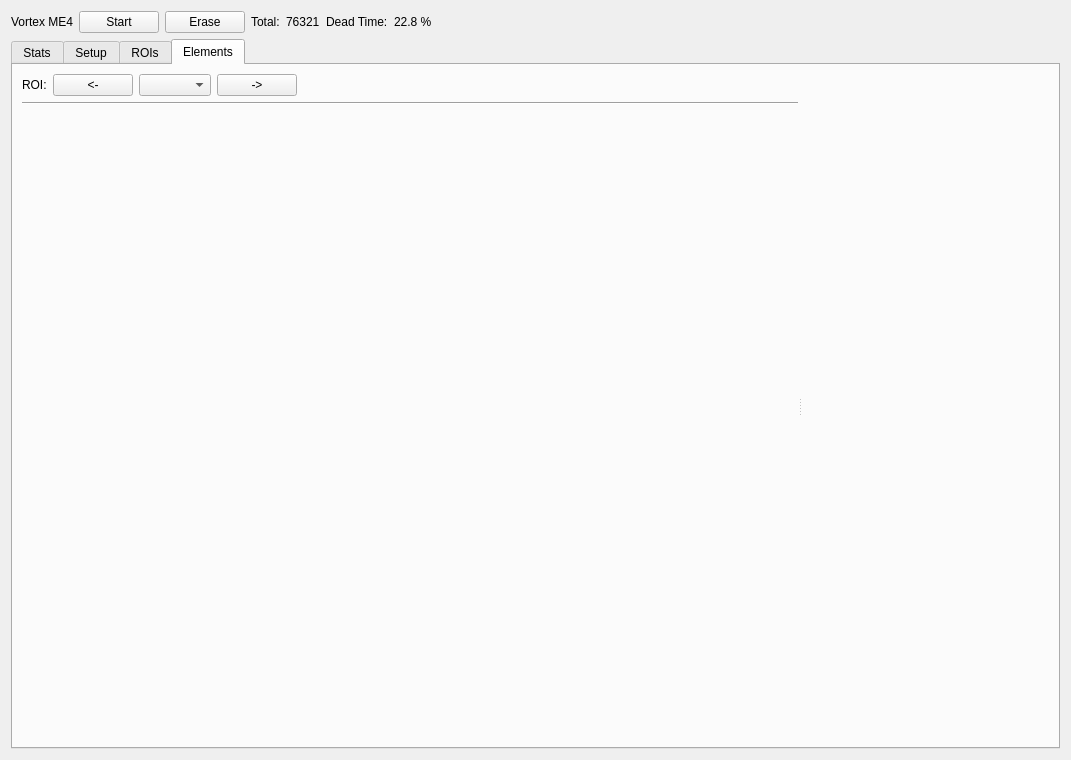
<?xml version="1.0" encoding="UTF-8"?>
<ui version="4.0">
 <class>Form</class>
 <widget class="QWidget" name="Form">
  <property name="geometry">
   <rect>
    <x>0</x>
    <y>0</y>
    <width>1071</width>
    <height>760</height>
   </rect>
  </property>
  <property name="sizePolicy">
   <sizepolicy hsizetype="Maximum" vsizetype="Preferred">
    <horstretch>0</horstretch>
    <verstretch>0</verstretch>
   </sizepolicy>
  </property>
  <property name="baseSize">
   <size>
    <width>100</width>
    <height>0</height>
   </size>
  </property>
  <property name="windowTitle">
   <string>Form</string>
  </property>
  <layout class="QVBoxLayout" name="verticalLayout_2">
   <item>
    <layout class="QHBoxLayout" name="detector_name_layout">
     <property name="bottomMargin">
      <number>0</number>
     </property>
     <item>
      <widget class="QLabel" name="detector_name_label">
       <property name="sizePolicy">
        <sizepolicy hsizetype="Preferred" vsizetype="Fixed">
         <horstretch>0</horstretch>
         <verstretch>0</verstretch>
        </sizepolicy>
       </property>
       <property name="text">
        <string>Vortex ME4</string>
       </property>
      </widget>
     </item>
     <item>
      <widget class="QPushButton" name="start_button">
       <property name="text">
        <string>Start</string>
       </property>
       <property name="checkable">
        <bool>true</bool>
       </property>
      </widget>
     </item>
     <item>
      <widget class="QPushButton" name="erase_button">
       <property name="text">
        <string>Erase</string>
       </property>
      </widget>
     </item>
     <item>
      <widget class="QLabel" name="label_4">
       <property name="sizePolicy">
        <sizepolicy hsizetype="Preferred" vsizetype="Fixed">
         <horstretch>0</horstretch>
         <verstretch>0</verstretch>
        </sizepolicy>
       </property>
       <property name="text">
        <string>Total:</string>
       </property>
      </widget>
     </item>
     <item>
      <widget class="PyDMLabel" name="PyDMLabel_33">
       <property name="sizePolicy">
        <sizepolicy hsizetype="Preferred" vsizetype="Fixed">
         <horstretch>0</horstretch>
         <verstretch>0</verstretch>
        </sizepolicy>
       </property>
       <property name="toolTip">
        <string/>
       </property>
       <property name="text">
        <string>76321</string>
       </property>
      </widget>
     </item>
     <item>
      <widget class="QLabel" name="label_6">
       <property name="sizePolicy">
        <sizepolicy hsizetype="Preferred" vsizetype="Fixed">
         <horstretch>0</horstretch>
         <verstretch>0</verstretch>
        </sizepolicy>
       </property>
       <property name="text">
        <string>Dead Time:</string>
       </property>
      </widget>
     </item>
     <item>
      <widget class="PyDMLabel" name="PyDMLabel_34">
       <property name="sizePolicy">
        <sizepolicy hsizetype="Preferred" vsizetype="Fixed">
         <horstretch>0</horstretch>
         <verstretch>0</verstretch>
        </sizepolicy>
       </property>
       <property name="toolTip">
        <string/>
       </property>
       <property name="text">
        <string>22.8 %</string>
       </property>
      </widget>
     </item>
     <item>
      <spacer name="horizontalSpacer_2">
       <property name="orientation">
        <enum>Qt::Horizontal</enum>
       </property>
       <property name="sizeHint" stdset="0">
        <size>
         <width>40</width>
         <height>20</height>
        </size>
       </property>
      </spacer>
     </item>
    </layout>
   </item>
   <item>
    <widget class="QSplitter" name="splitter">
     <property name="orientation">
      <enum>Qt::Horizontal</enum>
     </property>
     <widget class="QTabWidget" name="tabWidget">
      <property name="currentIndex">
       <number>3</number>
      </property>
      <widget class="QWidget" name="stats_tab">
       <attribute name="title">
        <string>Stats</string>
       </attribute>
       <layout class="QVBoxLayout" name="verticalLayout_6">
        <item>
         <widget class="QSplitter" name="splitter_4">
          <property name="orientation">
           <enum>Qt::Horizontal</enum>
          </property>
          <widget class="QWidget" name="horizontalLayoutWidget">
           <layout class="QHBoxLayout" name="horizontalLayout_2">
            <item>
             <layout class="QFormLayout" name="stats_rois">
              <property name="labelAlignment">
               <set>Qt::AlignRight|Qt::AlignTrailing|Qt::AlignVCenter</set>
              </property>
              <item row="0" column="0">
               <widget class="PyDMLabel" name="PyDMLabel">
                <property name="toolTip">
                 <string/>
                </property>
                <property name="text">
                 <string>Rh Ka</string>
                </property>
               </widget>
              </item>
              <item row="0" column="1">
               <widget class="PyDMLabel" name="PyDMLabel_2">
                <property name="toolTip">
                 <string/>
                </property>
                <property name="text">
                 <string>944</string>
                </property>
               </widget>
              </item>
              <item row="1" column="0">
               <widget class="PyDMLabel" name="PyDMLabel_3">
                <property name="toolTip">
                 <string/>
                </property>
                <property name="text">
                 <string>Rh Kb</string>
                </property>
               </widget>
              </item>
              <item row="1" column="1">
               <widget class="PyDMLabel" name="PyDMLabel_18">
                <property name="toolTip">
                 <string/>
                </property>
                <property name="text">
                 <string>3971</string>
                </property>
               </widget>
              </item>
              <item row="2" column="0">
               <widget class="PyDMLabel" name="PyDMLabel_4">
                <property name="toolTip">
                 <string/>
                </property>
                <property name="text">
                 <string>CuK</string>
                </property>
               </widget>
              </item>
              <item row="2" column="1">
               <widget class="PyDMLabel" name="PyDMLabel_19">
                <property name="toolTip">
                 <string/>
                </property>
                <property name="text">
                 <string>63</string>
                </property>
               </widget>
              </item>
              <item row="3" column="0">
               <widget class="PyDMLabel" name="PyDMLabel_5">
                <property name="toolTip">
                 <string/>
                </property>
                <property name="text">
                 <string>MoKa</string>
                </property>
               </widget>
              </item>
              <item row="3" column="1">
               <widget class="PyDMLabel" name="PyDMLabel_20">
                <property name="toolTip">
                 <string/>
                </property>
                <property name="text">
                 <string>40</string>
                </property>
               </widget>
              </item>
              <item row="4" column="0">
               <widget class="PyDMLabel" name="PyDMLabel_6">
                <property name="toolTip">
                 <string/>
                </property>
                <property name="text">
                 <string>C</string>
                </property>
               </widget>
              </item>
              <item row="4" column="1">
               <widget class="PyDMLabel" name="PyDMLabel_21">
                <property name="toolTip">
                 <string/>
                </property>
                <property name="text">
                 <string>114</string>
                </property>
               </widget>
              </item>
              <item row="5" column="0">
               <widget class="PyDMLabel" name="PyDMLabel_7">
                <property name="toolTip">
                 <string/>
                </property>
                <property name="text">
                 <string>ErLa</string>
                </property>
               </widget>
              </item>
              <item row="5" column="1">
               <widget class="PyDMLabel" name="PyDMLabel_22">
                <property name="toolTip">
                 <string/>
                </property>
                <property name="text">
                 <string>143</string>
                </property>
               </widget>
              </item>
              <item row="6" column="0">
               <widget class="PyDMLabel" name="PyDMLabel_8">
                <property name="toolTip">
                 <string/>
                </property>
                <property name="text">
                 <string>TiKa</string>
                </property>
               </widget>
              </item>
              <item row="6" column="1">
               <widget class="PyDMLabel" name="PyDMLabel_23">
                <property name="toolTip">
                 <string/>
                </property>
                <property name="text">
                 <string>9</string>
                </property>
               </widget>
              </item>
              <item row="7" column="0">
               <widget class="PyDMLabel" name="PyDMLabel_9">
                <property name="toolTip">
                 <string/>
                </property>
                <property name="text">
                 <string>FeKa</string>
                </property>
               </widget>
              </item>
              <item row="7" column="1">
               <widget class="PyDMLabel" name="PyDMLabel_24">
                <property name="toolTip">
                 <string/>
                </property>
                <property name="text">
                 <string>76</string>
                </property>
               </widget>
              </item>
              <item row="8" column="0">
               <widget class="PyDMLabel" name="PyDMLabel_10">
                <property name="toolTip">
                 <string/>
                </property>
                <property name="text">
                 <string>CrKa</string>
                </property>
               </widget>
              </item>
              <item row="8" column="1">
               <widget class="PyDMLabel" name="PyDMLabel_25">
                <property name="toolTip">
                 <string/>
                </property>
                <property name="text">
                 <string>36</string>
                </property>
               </widget>
              </item>
              <item row="9" column="0">
               <widget class="PyDMLabel" name="PyDMLabel_11">
                <property name="toolTip">
                 <string/>
                </property>
                <property name="text">
                 <string>IrLa</string>
                </property>
               </widget>
              </item>
              <item row="9" column="1">
               <widget class="PyDMLabel" name="PyDMLabel_26">
                <property name="toolTip">
                 <string/>
                </property>
                <property name="text">
                 <string>11</string>
                </property>
               </widget>
              </item>
              <item row="10" column="0">
               <widget class="PyDMLabel" name="PyDMLabel_12">
                <property name="toolTip">
                 <string/>
                </property>
                <property name="text">
                 <string>Scatter</string>
                </property>
               </widget>
              </item>
              <item row="10" column="1">
               <widget class="PyDMLabel" name="PyDMLabel_27">
                <property name="toolTip">
                 <string/>
                </property>
                <property name="text">
                 <string>99</string>
                </property>
               </widget>
              </item>
              <item row="11" column="0">
               <widget class="PyDMLabel" name="PyDMLabel_13">
                <property name="toolTip">
                 <string/>
                </property>
                <property name="text">
                 <string>PtLa</string>
                </property>
               </widget>
              </item>
              <item row="11" column="1">
               <widget class="PyDMLabel" name="PyDMLabel_28">
                <property name="toolTip">
                 <string/>
                </property>
                <property name="text">
                 <string>9</string>
                </property>
               </widget>
              </item>
              <item row="12" column="0">
               <widget class="PyDMLabel" name="PyDMLabel_14">
                <property name="toolTip">
                 <string/>
                </property>
                <property name="text">
                 <string>PdKa</string>
                </property>
               </widget>
              </item>
              <item row="12" column="1">
               <widget class="PyDMLabel" name="PyDMLabel_29">
                <property name="toolTip">
                 <string/>
                </property>
                <property name="text">
                 <string>29</string>
                </property>
               </widget>
              </item>
              <item row="13" column="0">
               <widget class="PyDMLabel" name="PyDMLabel_15">
                <property name="toolTip">
                 <string/>
                </property>
                <property name="text">
                 <string>Se</string>
                </property>
               </widget>
              </item>
              <item row="13" column="1">
               <widget class="PyDMLabel" name="PyDMLabel_30">
                <property name="toolTip">
                 <string/>
                </property>
                <property name="text">
                 <string>45</string>
                </property>
               </widget>
              </item>
              <item row="14" column="0">
               <widget class="PyDMLabel" name="PyDMLabel_16">
                <property name="toolTip">
                 <string/>
                </property>
                <property name="text">
                 <string>-</string>
                </property>
               </widget>
              </item>
              <item row="14" column="1">
               <widget class="PyDMLabel" name="PyDMLabel_31">
                <property name="toolTip">
                 <string/>
                </property>
                <property name="text">
                 <string>13</string>
                </property>
               </widget>
              </item>
              <item row="15" column="0">
               <widget class="PyDMLabel" name="PyDMLabel_17">
                <property name="font">
                 <font>
                  <weight>75</weight>
                  <bold>true</bold>
                 </font>
                </property>
                <property name="toolTip">
                 <string/>
                </property>
                <property name="text">
                 <string>Total</string>
                </property>
               </widget>
              </item>
              <item row="15" column="1">
               <widget class="PyDMLabel" name="PyDMLabel_32">
                <property name="font">
                 <font>
                  <weight>75</weight>
                  <bold>true</bold>
                 </font>
                </property>
                <property name="toolTip">
                 <string/>
                </property>
                <property name="text">
                 <string>13387</string>
                </property>
               </widget>
              </item>
             </layout>
            </item>
            <item>
             <layout class="QGridLayout" name="gridLayout_2">
              <item row="1" column="0">
               <widget class="QLabel" name="label_9">
                <property name="text">
                 <string>TextLabel</string>
                </property>
               </widget>
              </item>
              <item row="0" column="1">
               <widget class="QLabel" name="label_8">
                <property name="text">
                 <string>TextLabel</string>
                </property>
               </widget>
              </item>
              <item row="0" column="0">
               <widget class="QLabel" name="label_7">
                <property name="text">
                 <string>TextLabel</string>
                </property>
               </widget>
              </item>
              <item row="0" column="2">
               <widget class="QLabel" name="label_10">
                <property name="text">
                 <string>TextLabel</string>
                </property>
               </widget>
              </item>
              <item row="2" column="0">
               <spacer name="verticalSpacer_4">
                <property name="orientation">
                 <enum>Qt::Vertical</enum>
                </property>
                <property name="sizeHint" stdset="0">
                 <size>
                  <width>20</width>
                  <height>40</height>
                 </size>
                </property>
               </spacer>
              </item>
             </layout>
            </item>
           </layout>
          </widget>
          <widget class="PyDMEmbeddedDisplay" name="PyDMEmbeddedDisplay_30">
           <property name="toolTip">
            <string/>
           </property>
           <property name="frameShape">
            <enum>QFrame::NoFrame</enum>
           </property>
           <property name="filename" stdset="0">
            <string>xrf_plot</string>
           </property>
          </widget>
         </widget>
        </item>
       </layout>
      </widget>
      <widget class="QWidget" name="setup_tab">
       <attribute name="title">
        <string>Setup</string>
       </attribute>
       <layout class="QVBoxLayout" name="verticalLayout_4">
        <item>
         <widget class="QLabel" name="label_2">
          <property name="font">
           <font>
            <pointsize>22</pointsize>
            <weight>75</weight>
            <bold>true</bold>
           </font>
          </property>
          <property name="text">
           <string>XRF Viewer is Still Under Development. Come back later.</string>
          </property>
          <property name="wordWrap">
           <bool>true</bool>
          </property>
         </widget>
        </item>
       </layout>
      </widget>
      <widget class="QWidget" name="rois_tab">
       <attribute name="title">
        <string>ROIs</string>
       </attribute>
       <layout class="QVBoxLayout" name="verticalLayout_5">
        <item>
         <widget class="QSplitter" name="splitter_2">
          <property name="orientation">
           <enum>Qt::Horizontal</enum>
          </property>
          <widget class="QWidget" name="verticalLayoutWidget">
           <layout class="QVBoxLayout" name="verticalLayout">
            <property name="spacing">
             <number>5</number>
            </property>
            <item>
             <layout class="QHBoxLayout" name="horizontalLayout">
              <item>
               <widget class="QLabel" name="label_5">
                <property name="text">
                 <string>Element:</string>
                </property>
               </widget>
              </item>
              <item>
               <widget class="QPushButton" name="pushButton_4">
                <property name="sizePolicy">
                 <sizepolicy hsizetype="Preferred" vsizetype="Fixed">
                  <horstretch>0</horstretch>
                  <verstretch>0</verstretch>
                 </sizepolicy>
                </property>
                <property name="text">
                 <string>&lt;-</string>
                </property>
               </widget>
              </item>
              <item>
               <widget class="QComboBox" name="comboBox"/>
              </item>
              <item>
               <widget class="QPushButton" name="pushButton_3">
                <property name="sizePolicy">
                 <sizepolicy hsizetype="Fixed" vsizetype="Fixed">
                  <horstretch>0</horstretch>
                  <verstretch>0</verstretch>
                 </sizepolicy>
                </property>
                <property name="text">
                 <string>-&gt;</string>
                </property>
               </widget>
              </item>
              <item>
               <spacer name="horizontalSpacer_4">
                <property name="orientation">
                 <enum>Qt::Horizontal</enum>
                </property>
                <property name="sizeHint" stdset="0">
                 <size>
                  <width>40</width>
                  <height>20</height>
                 </size>
                </property>
               </spacer>
              </item>
             </layout>
            </item>
            <item>
             <widget class="Line" name="line">
              <property name="orientation">
               <enum>Qt::Horizontal</enum>
              </property>
             </widget>
            </item>
            <item>
             <layout class="QVBoxLayout" name="verticalLayout_7">
              <property name="spacing">
               <number>5</number>
              </property>
              <property name="topMargin">
               <number>5</number>
              </property>
              <item>
               <widget class="PyDMEmbeddedDisplay" name="PyDMEmbeddedDisplay">
                <property name="toolTip">
                 <string/>
                </property>
                <property name="frameShape">
                 <enum>QFrame::NoFrame</enum>
                </property>
                <property name="macros" stdset="0">
                 <string>ROI=1</string>
                </property>
                <property name="filename" stdset="0">
                 <string>xrf_roi.ui</string>
                </property>
               </widget>
              </item>
              <item>
               <widget class="PyDMEmbeddedDisplay" name="PyDMEmbeddedDisplay_2">
                <property name="toolTip">
                 <string/>
                </property>
                <property name="frameShape">
                 <enum>QFrame::NoFrame</enum>
                </property>
                <property name="macros" stdset="0">
                 <string>ROI=2</string>
                </property>
                <property name="filename" stdset="0">
                 <string>xrf_roi.ui</string>
                </property>
               </widget>
              </item>
              <item>
               <widget class="PyDMEmbeddedDisplay" name="PyDMEmbeddedDisplay_3">
                <property name="toolTip">
                 <string/>
                </property>
                <property name="frameShape">
                 <enum>QFrame::NoFrame</enum>
                </property>
                <property name="macros" stdset="0">
                 <string>ROI=3</string>
                </property>
                <property name="filename" stdset="0">
                 <string>xrf_roi.ui</string>
                </property>
               </widget>
              </item>
              <item>
               <widget class="PyDMEmbeddedDisplay" name="PyDMEmbeddedDisplay_4">
                <property name="toolTip">
                 <string/>
                </property>
                <property name="frameShape">
                 <enum>QFrame::NoFrame</enum>
                </property>
                <property name="macros" stdset="0">
                 <string>ROI=4</string>
                </property>
                <property name="filename" stdset="0">
                 <string>xrf_roi.ui</string>
                </property>
               </widget>
              </item>
              <item>
               <widget class="PyDMEmbeddedDisplay" name="PyDMEmbeddedDisplay_6">
                <property name="toolTip">
                 <string/>
                </property>
                <property name="frameShape">
                 <enum>QFrame::NoFrame</enum>
                </property>
                <property name="macros" stdset="0">
                 <string>ROI=5</string>
                </property>
                <property name="filename" stdset="0">
                 <string>xrf_roi.ui</string>
                </property>
               </widget>
              </item>
              <item>
               <widget class="PyDMEmbeddedDisplay" name="PyDMEmbeddedDisplay_5">
                <property name="toolTip">
                 <string/>
                </property>
                <property name="frameShape">
                 <enum>QFrame::NoFrame</enum>
                </property>
                <property name="macros" stdset="0">
                 <string>ROI=6</string>
                </property>
                <property name="filename" stdset="0">
                 <string>xrf_roi.ui</string>
                </property>
               </widget>
              </item>
              <item>
               <widget class="PyDMEmbeddedDisplay" name="PyDMEmbeddedDisplay_7">
                <property name="toolTip">
                 <string/>
                </property>
                <property name="frameShape">
                 <enum>QFrame::NoFrame</enum>
                </property>
                <property name="macros" stdset="0">
                 <string>ROI=7</string>
                </property>
                <property name="filename" stdset="0">
                 <string>xrf_roi.ui</string>
                </property>
               </widget>
              </item>
              <item>
               <widget class="PyDMEmbeddedDisplay" name="PyDMEmbeddedDisplay_8">
                <property name="toolTip">
                 <string/>
                </property>
                <property name="frameShape">
                 <enum>QFrame::NoFrame</enum>
                </property>
                <property name="macros" stdset="0">
                 <string>ROI=8</string>
                </property>
                <property name="filename" stdset="0">
                 <string>xrf_roi.ui</string>
                </property>
               </widget>
              </item>
              <item>
               <widget class="PyDMEmbeddedDisplay" name="PyDMEmbeddedDisplay_10">
                <property name="toolTip">
                 <string/>
                </property>
                <property name="frameShape">
                 <enum>QFrame::NoFrame</enum>
                </property>
                <property name="macros" stdset="0">
                 <string>ROI=9</string>
                </property>
                <property name="filename" stdset="0">
                 <string>xrf_roi.ui</string>
                </property>
               </widget>
              </item>
              <item>
               <widget class="PyDMEmbeddedDisplay" name="PyDMEmbeddedDisplay_11">
                <property name="toolTip">
                 <string/>
                </property>
                <property name="frameShape">
                 <enum>QFrame::NoFrame</enum>
                </property>
                <property name="macros" stdset="0">
                 <string>ROI=10</string>
                </property>
                <property name="filename" stdset="0">
                 <string>xrf_roi.ui</string>
                </property>
               </widget>
              </item>
              <item>
               <widget class="PyDMEmbeddedDisplay" name="PyDMEmbeddedDisplay_15">
                <property name="toolTip">
                 <string/>
                </property>
                <property name="frameShape">
                 <enum>QFrame::NoFrame</enum>
                </property>
                <property name="macros" stdset="0">
                 <string>ROI=11</string>
                </property>
                <property name="filename" stdset="0">
                 <string>xrf_roi.ui</string>
                </property>
               </widget>
              </item>
              <item>
               <widget class="PyDMEmbeddedDisplay" name="PyDMEmbeddedDisplay_14">
                <property name="toolTip">
                 <string/>
                </property>
                <property name="frameShape">
                 <enum>QFrame::NoFrame</enum>
                </property>
                <property name="macros" stdset="0">
                 <string>ROI=12</string>
                </property>
                <property name="filename" stdset="0">
                 <string>xrf_roi.ui</string>
                </property>
               </widget>
              </item>
              <item>
               <widget class="PyDMEmbeddedDisplay" name="PyDMEmbeddedDisplay_16">
                <property name="toolTip">
                 <string/>
                </property>
                <property name="frameShape">
                 <enum>QFrame::NoFrame</enum>
                </property>
                <property name="macros" stdset="0">
                 <string>ROI=13</string>
                </property>
                <property name="filename" stdset="0">
                 <string>xrf_roi.ui</string>
                </property>
               </widget>
              </item>
              <item>
               <widget class="PyDMEmbeddedDisplay" name="PyDMEmbeddedDisplay_13">
                <property name="toolTip">
                 <string/>
                </property>
                <property name="frameShape">
                 <enum>QFrame::NoFrame</enum>
                </property>
                <property name="macros" stdset="0">
                 <string>ROI=14</string>
                </property>
                <property name="filename" stdset="0">
                 <string>xrf_roi.ui</string>
                </property>
               </widget>
              </item>
              <item>
               <widget class="PyDMEmbeddedDisplay" name="PyDMEmbeddedDisplay_12">
                <property name="toolTip">
                 <string/>
                </property>
                <property name="frameShape">
                 <enum>QFrame::NoFrame</enum>
                </property>
                <property name="macros" stdset="0">
                 <string>ROI=15</string>
                </property>
                <property name="filename" stdset="0">
                 <string>xrf_roi.ui</string>
                </property>
               </widget>
              </item>
              <item>
               <widget class="PyDMEmbeddedDisplay" name="PyDMEmbeddedDisplay_9">
                <property name="toolTip">
                 <string/>
                </property>
                <property name="frameShape">
                 <enum>QFrame::NoFrame</enum>
                </property>
                <property name="macros" stdset="0">
                 <string>ROI=16</string>
                </property>
                <property name="filename" stdset="0">
                 <string>xrf_roi.ui</string>
                </property>
               </widget>
              </item>
             </layout>
            </item>
            <item>
             <spacer name="verticalSpacer">
              <property name="orientation">
               <enum>Qt::Vertical</enum>
              </property>
              <property name="sizeHint" stdset="0">
               <size>
                <width>20</width>
                <height>40</height>
               </size>
              </property>
             </spacer>
            </item>
           </layout>
          </widget>
          <widget class="PyDMEmbeddedDisplay" name="PyDMEmbeddedDisplay_19">
           <property name="toolTip">
            <string/>
           </property>
           <property name="frameShape">
            <enum>QFrame::NoFrame</enum>
           </property>
           <property name="filename" stdset="0">
            <string>xrf_plot</string>
           </property>
          </widget>
         </widget>
        </item>
       </layout>
      </widget>
      <widget class="QWidget" name="elements_tab">
       <attribute name="title">
        <string>Elements</string>
       </attribute>
       <layout class="QVBoxLayout" name="verticalLayout_3">
        <item>
         <widget class="QSplitter" name="splitter_3">
          <property name="orientation">
           <enum>Qt::Horizontal</enum>
          </property>
          <widget class="QWidget" name="verticalLayoutWidget_4">
           <layout class="QVBoxLayout" name="elements_controls_layout">
            <item>
             <layout class="QHBoxLayout" name="horizontalLayout_6">
              <item>
               <widget class="QLabel" name="label">
                <property name="sizePolicy">
                 <sizepolicy hsizetype="Preferred" vsizetype="Fixed">
                  <horstretch>0</horstretch>
                  <verstretch>0</verstretch>
                 </sizepolicy>
                </property>
                <property name="text">
                 <string>ROI:</string>
                </property>
               </widget>
              </item>
              <item>
               <widget class="QPushButton" name="pushButton">
                <property name="text">
                 <string>&lt;-</string>
                </property>
               </widget>
              </item>
              <item>
               <widget class="QComboBox" name="comboBox_2"/>
              </item>
              <item>
               <widget class="QPushButton" name="pushButton_2">
                <property name="text">
                 <string>-&gt;</string>
                </property>
               </widget>
              </item>
              <item>
               <spacer name="horizontalSpacer_5">
                <property name="orientation">
                 <enum>Qt::Horizontal</enum>
                </property>
                <property name="sizeHint" stdset="0">
                 <size>
                  <width>40</width>
                  <height>20</height>
                 </size>
                </property>
               </spacer>
              </item>
             </layout>
            </item>
            <item>
             <widget class="Line" name="line_2">
              <property name="orientation">
               <enum>Qt::Horizontal</enum>
              </property>
             </widget>
            </item>
            <item>
             <layout class="QVBoxLayout" name="verticalLayout_10">
              <item>
               <widget class="PyDMEmbeddedDisplay" name="PyDMEmbeddedDisplay_17">
                <property name="toolTip">
                 <string/>
                </property>
                <property name="frameShape">
                 <enum>QFrame::NoFrame</enum>
                </property>
                <property name="macros" stdset="0">
                 <string>ROI=1</string>
                </property>
                <property name="filename" stdset="0">
                 <string>xrf_roi.ui</string>
                </property>
               </widget>
              </item>
              <item>
               <widget class="PyDMEmbeddedDisplay" name="PyDMEmbeddedDisplay_20">
                <property name="toolTip">
                 <string/>
                </property>
                <property name="frameShape">
                 <enum>QFrame::NoFrame</enum>
                </property>
                <property name="macros" stdset="0">
                 <string>ROI=2</string>
                </property>
                <property name="filename" stdset="0">
                 <string>xrf_roi.ui</string>
                </property>
               </widget>
              </item>
              <item>
               <widget class="PyDMEmbeddedDisplay" name="PyDMEmbeddedDisplay_21">
                <property name="toolTip">
                 <string/>
                </property>
                <property name="frameShape">
                 <enum>QFrame::NoFrame</enum>
                </property>
                <property name="macros" stdset="0">
                 <string>ROI=3</string>
                </property>
                <property name="filename" stdset="0">
                 <string>xrf_roi.ui</string>
                </property>
               </widget>
              </item>
              <item>
               <widget class="PyDMEmbeddedDisplay" name="PyDMEmbeddedDisplay_26">
                <property name="toolTip">
                 <string/>
                </property>
                <property name="frameShape">
                 <enum>QFrame::NoFrame</enum>
                </property>
                <property name="macros" stdset="0">
                 <string>ROI=4</string>
                </property>
                <property name="filename" stdset="0">
                 <string>xrf_roi.ui</string>
                </property>
               </widget>
              </item>
              <item>
               <widget class="PyDMEmbeddedDisplay" name="PyDMEmbeddedDisplay_27">
                <property name="toolTip">
                 <string/>
                </property>
                <property name="frameShape">
                 <enum>QFrame::NoFrame</enum>
                </property>
                <property name="macros" stdset="0">
                 <string>ROI=5</string>
                </property>
                <property name="filename" stdset="0">
                 <string>xrf_roi.ui</string>
                </property>
               </widget>
              </item>
              <item>
               <widget class="PyDMEmbeddedDisplay" name="PyDMEmbeddedDisplay_28">
                <property name="toolTip">
                 <string/>
                </property>
                <property name="frameShape">
                 <enum>QFrame::NoFrame</enum>
                </property>
                <property name="macros" stdset="0">
                 <string>ROI=6</string>
                </property>
                <property name="filename" stdset="0">
                 <string>xrf_roi.ui</string>
                </property>
               </widget>
              </item>
              <item>
               <widget class="PyDMEmbeddedDisplay" name="PyDMEmbeddedDisplay_29">
                <property name="toolTip">
                 <string/>
                </property>
                <property name="frameShape">
                 <enum>QFrame::NoFrame</enum>
                </property>
                <property name="macros" stdset="0">
                 <string>ROI=7</string>
                </property>
                <property name="filename" stdset="0">
                 <string>xrf_roi.ui</string>
                </property>
               </widget>
              </item>
             </layout>
            </item>
            <item>
             <spacer name="verticalSpacer_2">
              <property name="orientation">
               <enum>Qt::Vertical</enum>
              </property>
              <property name="sizeHint" stdset="0">
               <size>
                <width>20</width>
                <height>40</height>
               </size>
              </property>
             </spacer>
            </item>
           </layout>
          </widget>
          <widget class="PyDMEmbeddedDisplay" name="PyDMEmbeddedDisplay_18">
           <property name="toolTip">
            <string/>
           </property>
           <property name="frameShape">
            <enum>QFrame::NoFrame</enum>
           </property>
           <property name="frameShadow">
            <enum>QFrame::Raised</enum>
           </property>
           <property name="filename" stdset="0">
            <string>xrf_plot.ui</string>
           </property>
          </widget>
         </widget>
        </item>
       </layout>
      </widget>
     </widget>
    </widget>
   </item>
  </layout>
 </widget>
 <customwidgets>
  <customwidget>
   <class>PyDMLabel</class>
   <extends>QLabel</extends>
   <header>pydm.widgets.label</header>
  </customwidget>
  <customwidget>
   <class>PyDMEmbeddedDisplay</class>
   <extends>QFrame</extends>
   <header>pydm.widgets.embedded_display</header>
  </customwidget>
 </customwidgets>
 <resources/>
 <connections/>
</ui>
